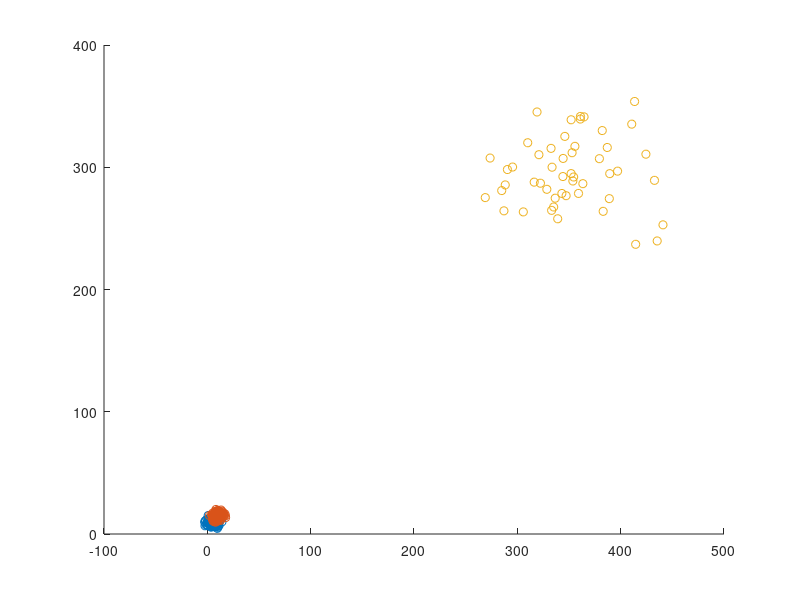

This figure's MATLAB source: (Note: this script raises an error after producing the figure.)
%%
% Plot case 1
t = linspace(0,2*pi);

N_A = 200;
N_B = 200;
u_A = [5, 10];
u_B = [10, 15];
sigma_A = [8, 0;
           0, 4];

sigma_B = [8, 0;
           0, 4];
       
  
rand_A = randn(N_A,2)*chol(sigma_A)  + repmat(u_A,N_A,1);
rand_B = randn(N_B,2)*chol(sigma_B)  + repmat(u_B,N_B,1);


%P(e) calculation
errors=0;
for i=1:size(rand_A, 1)
    x = [rand_A(i, 1); rand_A(i, 2)];
    
    p_A = (1/((2*pi)^0.5 *det(sigma_A)^0.5))*exp(-0.5*((x-u_A')'*inv(sigma_A)*(x-u_A')));
    p_B = (1/((2*pi)^0.5 *det(sigma_B)^0.5))*exp(-0.5*((x-u_B')'*inv(sigma_B)*(x-u_B')));

    if p_B > p_A
        errors = errors + 1; 
    end 
end
for i=1:size(rand_B, 1)
    x = [rand_B(i, 1); rand_B(i, 2)];
    
    p_A = (1/((2*pi)^0.5 *det(sigma_A)^0.5))*exp(-0.5*((x-u_A')'*inv(sigma_A)*(x-u_A')));
    p_B = (1/((2*pi)^0.5 *det(sigma_B)^0.5))*exp(-0.5*((x-u_B')'*inv(sigma_B)*(x-u_B')));

    if p_A > p_B
        errors = errors + 1; 
    end 
end

p_e = errors/(N_A+N_B)


scatter(rand_A(:,1), rand_A(:,2));
hold on
u = u_A;
sigma = sigma_A;
plot(sqrt(sigma(1,1))*cos(t)+u(1),sqrt(sigma(2,2))*sin(t)+u(2));

scatter(rand_B(:,1), rand_B(:,2));
hold on
u = u_B;
sigma = sigma_B;
plot(sqrt(sigma(1,1))*cos(t)+u(1),sqrt(sigma(2,2))*sin(t)+u(2));

hold on
%%
% Plot case 2


% standing
% lying
% sitting
% x mean, y mean, covariance
% 360.5 294.333333333 -311
% 405.8 212.85 925
% 235.222222222 287.666666667 -836

N_C = 50;
N_D = 50;
N_E = 50;

u_C = [360.5, 294.33];
u_D = [405.8, 212.85];
u_E = [235.222, 287.666];


sigma_C = [1433.916, -311;
           -311, 801.888888889];
sigma_D = [1457.06, 925;
           925, 2690.1275];
sigma_E = [3910.83950617, -836;
           -836, 1053.77777778];
       
rand_C = randn(N_C,2)*chol(sigma_C)  + repmat(u_C,N_C,1);
rand_D = randn(N_D,2)*chol(sigma_D)  + repmat(u_D,N_D,1);
rand_E = randn(N_E,2)*chol(sigma_E)  + repmat(u_E,N_E,1);

%P(e) calculation
errors=0;
for i=1:size(rand_C, 1)
    x = [rand_C(i, 1); rand_C(i, 2)];
    
    p_C = (1/((2*pi)^0.5 *det(sigma_C)^0.5))*exp(-0.5*((x-u_C')'*inv(sigma_C)*(x-u_C')));
    p_D = (1/((2*pi)^0.5 *det(sigma_D)^0.5))*exp(-0.5*((x-u_D')'*inv(sigma_D)*(x-u_D')));
    p_E = (1/((2*pi)^0.5 *det(sigma_E)^0.5))*exp(-0.5*((x-u_E')'*inv(sigma_E)*(x-u_E')));

    if p_D > p_C || p_E > p_C
        errors = errors + 1; 
    end 
end
for i=1:size(rand_D, 1)
    x = [rand_D(i, 1); rand_D(i, 2)];
    
    p_C = (1/((2*pi)^0.5 *det(sigma_C)^0.5))*exp(-0.5*((x-u_C')'*inv(sigma_C)*(x-u_C')));
    p_D = (1/((2*pi)^0.5 *det(sigma_D)^0.5))*exp(-0.5*((x-u_D')'*inv(sigma_D)*(x-u_D')));
    p_E = (1/((2*pi)^0.5 *det(sigma_E)^0.5))*exp(-0.5*((x-u_E')'*inv(sigma_E)*(x-u_E')));

    if p_C > p_D || p_E > p_D
        errors = errors + 1; 
    end 
end
for i=1:size(rand_E, 1)
    x = [rand_E(i, 1); rand_E(i, 2)];
    
    p_C = (1/((2*pi)^0.5 *det(sigma_C)^0.5))*exp(-0.5*((x-u_C')'*inv(sigma_C)*(x-u_C')));
    p_D = (1/((2*pi)^0.5 *det(sigma_D)^0.5))*exp(-0.5*((x-u_D')'*inv(sigma_D)*(x-u_D')));
    p_E = (1/((2*pi)^0.5 *det(sigma_E)^0.5))*exp(-0.5*((x-u_E')'*inv(sigma_E)*(x-u_E')));

    if p_D > p_E || p_C > p_E
        errors = errors + 1; 
    end 
end

p_e = errors/(N_C+N_D+N_E)




scatter(rand_C(:,1), rand_C(:,2))
hold on
[V, D] = eig(sigma_C);
[x, y] = ellipse(V, D, u_C);
plot(x,y)

scatter(rand_D(:,1), rand_D(:,2))
hold on
[V, D] = eig(sigma_D);
[x, y] = ellipse(V, D, u_D);
plot(x,y)

scatter(rand_E(:,1), rand_E(:,2))
hold on
[V, D] = eig(sigma_E);
[x, y] = ellipse(V, D, u_E);
plot(x,y)

hold on
%%
% MED for Case 1

a = linspace(-5, 20,100);
b = linspace(0, 25,100);
[X,Y] = meshgrid(a,b);

classes = zeros(numel(a), numel(b));
for i = 1:numel(a)
    for j = 1:numel(b)
        classes(i,j) = case1_med(X(i,j), Y(i,j), u_A, u_B);
    end
end
s = contour(X, Y, classes, 'r');


cfn_matrix = [0, 0;
              0, 0];
for i=1:size(rand_A, 1)
    gt = 1;
    pred = case1_med(rand_A(i, 1), rand_A(i, 2), u_A, u_B);
    cfn_matrix(gt, pred) = cfn_matrix(gt, pred) + 1;
end

for i=1:size(rand_B, 1)
    gt = 2;
    pred = case1_med(rand_B(i, 1), rand_B(i, 2), u_A, u_B);
    cfn_matrix(gt, pred) = cfn_matrix(gt, pred) + 1;
end
cfn_matrix
hold on

%%
% MED for Case 2

a = linspace(100, 500,1000);
b = linspace(100, 400,1000);
[X,Y] = meshgrid(a,b);

classes = zeros(numel(a), numel(b));

for i = 1:numel(a)
    for j = 1:numel(b)
        classes(i,j) = case2_med(X(i,j), Y(i,j), u_C, u_D, u_E);
    end
end

s = contour(X, Y, classes,'r');

cfn_matrix = [0, 0, 0;
              0, 0, 0;
              0, 0, 0];
for i=1:size(rand_C, 1)
    gt = 1;
    pred = case2_med(rand_C(i, 1), rand_C(i, 2), u_C, u_D, u_E);
    cfn_matrix(gt, pred) = cfn_matrix(gt, pred) + 1;
end

for i=1:size(rand_D, 1)
    gt = 2;
    pred = case2_med(rand_D(i, 1), rand_D(i, 2), u_C, u_D, u_E);
    cfn_matrix(gt, pred) = cfn_matrix(gt, pred) + 1;
end

for i=1:size(rand_E, 1)
    gt = 3;
    pred = case2_med(rand_E(i, 1), rand_E(i, 2), u_C, u_D, u_E);
    cfn_matrix(gt, pred) = cfn_matrix(gt, pred) + 1;
end
cfn_matrix

hold on

%%
% GED for Case 1
a = linspace(-5, 20,100);
b = linspace(0, 25,100);
[X,Y] = meshgrid(a,b);

classes = zeros(numel(a), numel(b));

for i = 1:numel(a)
    for j = 1:numel(b)
        classes(i,j) = case1_ged(X(i,j), Y(i,j), u_A, u_B, sigma_A, sigma_B);
    end
end

s = contour(X, Y, classes,'g');

cfn_matrix = [0, 0;
              0, 0];
for i=1:size(rand_A, 1)
    gt = 1;
    pred = case1_ged(rand_A(i, 1), rand_A(i, 2), u_A, u_B, sigma_A, sigma_B);
    cfn_matrix(gt, pred) = cfn_matrix(gt, pred) + 1;
end

for i=1:size(rand_B, 1)
    gt = 2;
    pred = case1_ged(rand_B(i, 1), rand_B(i, 2),  u_A, u_B, sigma_A, sigma_B);
    cfn_matrix(gt, pred) = cfn_matrix(gt, pred) + 1;
end
cfn_matrix
hold on
%%
% GED for Case 2
a = linspace(100, 500,1000);
b = linspace(100, 400,1000);
[X,Y] = meshgrid(a,b);

classes = zeros(numel(a), numel(b));

for i = 1:numel(a)
    for j = 1:numel(b)
        classes(i,j) = case2_ged(X(i,j), Y(i,j), u_C, u_D, u_E, sigma_C, sigma_D, sigma_E);
    end
end

s = contour(X, Y, classes,'g');
cfn_matrix = [0, 0, 0;
              0, 0, 0;
              0, 0, 0];
for i=1:size(rand_C, 1)
    gt = 1;
    pred = case2_ged(rand_C(i, 1), rand_C(i, 2), u_C, u_D, u_E, sigma_C, sigma_D, sigma_E);
    cfn_matrix(gt, pred) = cfn_matrix(gt, pred) + 1;
end

for i=1:size(rand_D, 1)
    gt = 2;
    pred = case2_ged(rand_D(i, 1), rand_D(i, 2), u_C, u_D, u_E, sigma_C, sigma_D, sigma_E);
    cfn_matrix(gt, pred) = cfn_matrix(gt, pred) + 1;
end

for i=1:size(rand_E, 1)
    gt = 3;
    pred = case2_ged(rand_E(i, 1), rand_E(i, 2), u_C, u_D, u_E, sigma_C, sigma_D, sigma_E);
    cfn_matrix(gt, pred) = cfn_matrix(gt, pred) + 1;
end
cfn_matrix
hold on
%%
% MAP for Case 1
a = linspace(-5, 20,100);
b = linspace(0, 25,100);
[X,Y] = meshgrid(a,b);

classes = zeros(numel(a), numel(b));

for i = 1:numel(a)
    for j = 1:numel(b)
        classes(i,j) = case1_map(X(i,j), Y(i,j), u_A, u_B, sigma_A, sigma_B, N_A/(N_A+N_B), N_B/(N_A+N_B));
    end
end

s = contour(X, Y, classes,'b');
cfn_matrix = [0, 0;
              0, 0];
for i=1:size(rand_A, 1)
    gt = 1;
    pred = case1_map(rand_A(i, 1), rand_A(i, 2), u_A, u_B, sigma_A, sigma_B, N_A/(N_A+N_B), N_B/(N_A+N_B));
    cfn_matrix(gt, pred) = cfn_matrix(gt, pred) + 1;
end

for i=1:size(rand_B, 1)
    gt = 2;
    pred = case1_map(rand_B(i, 1), rand_B(i, 2),  u_A, u_B, sigma_A, sigma_B, N_A/(N_A+N_B), N_B/(N_A+N_B));
    cfn_matrix(gt, pred) = cfn_matrix(gt, pred) + 1;
end
cfn_matrix
hold on
%%
% MAP for Case 2
a = linspace(100, 500,1000);
b = linspace(100, 400,1000);
[X,Y] = meshgrid(a,b);

classes = zeros(numel(a), numel(b));

for i = 1:numel(a)
    for j = 1:numel(b)
        classes(i,j) = case2_map(X(i,j), Y(i,j), u_C, u_D, u_E, sigma_C, sigma_D, sigma_E, N_C/(N_C+N_D+N_E),N_D/(N_C+N_D+N_E),N_E/(N_C+N_D+N_E));
    end
end

s = contour(X, Y, classes,'b');
cfn_matrix = [0, 0, 0;
              0, 0, 0;
              0, 0, 0];
for i=1:size(rand_C, 1)
    gt = 1;
    pred = case2_map(rand_C(i, 1), rand_C(i, 2), u_C, u_D, u_E, sigma_C, sigma_D, sigma_E, N_C/(N_C+N_D+N_E),N_D/(N_C+N_D+N_E),N_E/(N_C+N_D+N_E));
    cfn_matrix(gt, pred) = cfn_matrix(gt, pred) + 1;
end

for i=1:size(rand_D, 1)
    gt = 2;
    pred = case2_map(rand_D(i, 1), rand_D(i, 2), u_C, u_D, u_E, sigma_C, sigma_D, sigma_E, N_C/(N_C+N_D+N_E),N_D/(N_C+N_D+N_E),N_E/(N_C+N_D+N_E));
    cfn_matrix(gt, pred) = cfn_matrix(gt, pred) + 1;
end

for i=1:size(rand_E, 1)
    gt = 3;
    pred = case2_map(rand_E(i, 1), rand_E(i, 2), u_C, u_D, u_E, sigma_C, sigma_D, sigma_E, N_C/(N_C+N_D+N_E),N_D/(N_C+N_D+N_E),N_E/(N_C+N_D+N_E));
    cfn_matrix(gt, pred) = cfn_matrix(gt, pred) + 1;
end
cfn_matrix
hold on

%%
% NN Case 1
a = linspace(-5, 20,100);
b = linspace(0, 25,100);
[X,Y] = meshgrid(a,b);

classes = zeros(numel(a), numel(b));

for i = 1:numel(a)
    for j = 1:numel(b)
        classes(i,j) = case1_nn(X(i,j), Y(i,j), rand_A, rand_B);
    end
end
s = contour(X, Y, classes, 'r');

hold on

%%
% NN Case 2
a = linspace(100, 500,1000);
b = linspace(100, 400,1000);

[X,Y] = meshgrid(a,b);

classes = zeros(numel(a), numel(b));

for i = 1:numel(a)
    for j = 1:numel(b)
        classes(i,j) = case2_nn(X(i,j), Y(i,j), rand_C, rand_D, rand_E);
    end
end

s = contour(X, Y, classes, 'r');

hold on

%%
% KNN Case 1
a = linspace(-5, 20,100);
b = linspace(0, 25,100);
[X,Y] = meshgrid(a,b);

classes = zeros(numel(a), numel(b));

for i = 1:numel(a)
    for j = 1:numel(b)
        classes(i,j) = case1_knn(X(i,j), Y(i,j), rand_A, rand_B);
    end
end

s = contour(X, Y, classes, 'g');

hold on

%%
% KNN Case 2
a = linspace(-10, 30,100);
b = linspace(-15, 30,100);
[X,Y] = meshgrid(a,b);

classes = zeros(numel(a), numel(b));

for i = 1:numel(a)
    for j = 1:numel(b)
        classes(i,j) = case2_knn(X(i,j), Y(i,j), rand_C, rand_D, rand_E);
    end
end

s = contour(X, Y, classes, 'g');

hold on
%%
% ERROR ANALYSIS

%%
% Generate Test set for NN and kNN

rand_A_test = randn(N_A,2)*chol(sigma_A)  + repmat(u_A,N_A,1);
rand_B_test = randn(N_B,2)*chol(sigma_B)  + repmat(u_B,N_B,1);
%%
% NN Case 1
cfn_matrix = [0, 0;
              0, 0];
for i=1:size(rand_A_test, 1)
    gt = 1;
    pred = case1_nn(rand_A_test(i, 1), rand_A_test(i, 2), rand_A, rand_B);
    cfn_matrix(gt, pred) = cfn_matrix(gt, pred) + 1;
end

for i=1:size(rand_B_test, 1)
    gt = 2;
    pred = case1_nn(rand_B_test(i, 1), rand_B_test(i, 2), rand_A, rand_B);
    cfn_matrix(gt, pred) = cfn_matrix(gt, pred) + 1;
end
cfn_matrix
hold on
%%
% kNN Case 1
cfn_matrix = [0, 0;
              0, 0];
for i=1:size(rand_A_test, 1)
    gt = 1;
    pred = case1_knn(rand_A_test(i, 1), rand_A_test(i, 2), rand_A, rand_B);
    cfn_matrix(gt, pred) = cfn_matrix(gt, pred) + 1;
end

for i=1:size(rand_B_test, 1)
    gt = 2;
    pred = case1_knn(rand_B_test(i, 1), rand_B_test(i, 2), rand_A, rand_B);
    cfn_matrix(gt, pred) = cfn_matrix(gt, pred) + 1;
end
cfn_matrix
hold on

%%

rand_C_test = randn(N_C,2)*chol(sigma_C)  + repmat(u_C,N_C,1);
rand_D_test = randn(N_D,2)*chol(sigma_D)  + repmat(u_D,N_D,1);
rand_E_test = randn(N_E,2)*chol(sigma_E)  + repmat(u_E,N_E,1);
%%
% NN Case 2
cfn_matrix = [0, 0, 0;
              0, 0, 0;
              0, 0, 0];
for i=1:size(rand_C_test, 1)
    gt = 1;
    pred = case2_nn(rand_C_test(i, 1), rand_C_test(i, 2), rand_C, rand_D, rand_E);
    cfn_matrix(gt, pred) = cfn_matrix(gt, pred) + 1;
end

for i=1:size(rand_D_test, 1)
    gt = 2;
    pred = case2_nn(rand_D_test(i, 1), rand_D_test(i, 2), rand_C, rand_D, rand_E);
    cfn_matrix(gt, pred) = cfn_matrix(gt, pred) + 1;
end
for i=1:size(rand_E_test, 1)
    gt = 3;
    pred = case2_nn(rand_E_test(i, 1), rand_E_test(i, 2), rand_C, rand_D, rand_E);
    cfn_matrix(gt, pred) = cfn_matrix(gt, pred) + 1;
end
cfn_matrix
hold on
%%
% kNN Case 2
cfn_matrix = [0, 0, 0;
              0, 0, 0;
              0, 0, 0];
for i=1:size(rand_C_test, 1)
    gt = 1;
    pred = case2_knn(rand_C_test(i, 1), rand_C_test(i, 2), rand_C, rand_D, rand_E);
    cfn_matrix(gt, pred) = cfn_matrix(gt, pred) + 1;
end

for i=1:size(rand_D_test, 1)
    gt = 2;
    pred = case2_knn(rand_D_test(i, 1), rand_D_test(i, 2), rand_C, rand_D, rand_E);
    cfn_matrix(gt, pred) = cfn_matrix(gt, pred) + 1;
end
for i=1:size(rand_E_test, 1)
    gt = 3;
    pred = case2_knn(rand_E_test(i, 1), rand_E_test(i, 2), rand_C, rand_D, rand_E);
    cfn_matrix(gt, pred) = cfn_matrix(gt, pred) + 1;
end
cfn_matrix
hold on